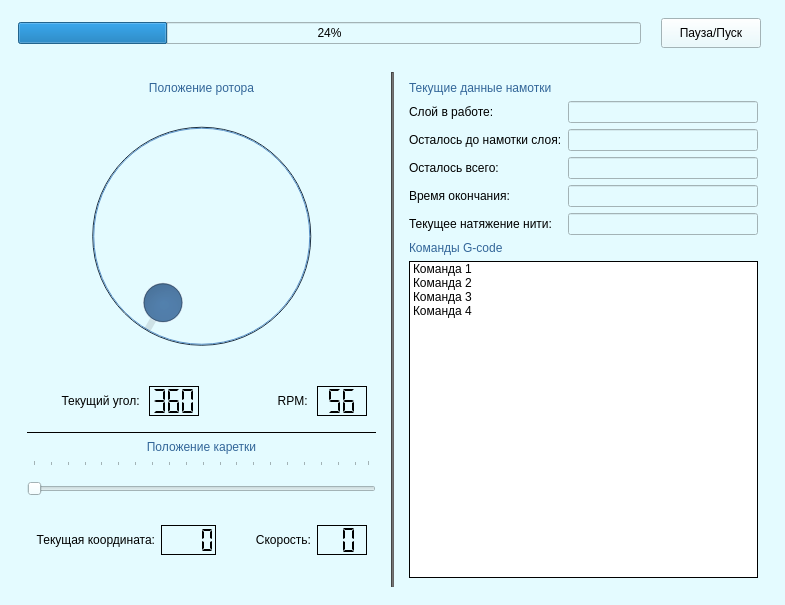
<?xml version="1.0" encoding="UTF-8"?>
<ui version="4.0">
 <class>MainWindow</class>
 <widget class="QMainWindow" name="MainWindow">
  <property name="geometry">
   <rect>
    <x>0</x>
    <y>0</y>
    <width>785</width>
    <height>605</height>
   </rect>
  </property>
  <property name="windowTitle">
   <string>MainWindow</string>
  </property>
  <property name="tabShape">
   <enum>QTabWidget::Rounded</enum>
  </property>
  <widget class="QWidget" name="mainFrame">
   <property name="styleSheet">
    <string notr="true">background-color: rgb(228, 251, 255);
color: rgb(0, 0, 0);</string>
   </property>
   <layout class="QVBoxLayout" name="mainLayout">
    <item>
     <widget class="QWidget" name="progressWidget" native="true">
      <property name="sizePolicy">
       <sizepolicy hsizetype="Preferred" vsizetype="Preferred">
        <horstretch>0</horstretch>
        <verstretch>0</verstretch>
       </sizepolicy>
      </property>
      <property name="minimumSize">
       <size>
        <width>0</width>
        <height>0</height>
       </size>
      </property>
      <layout class="QHBoxLayout" name="progressLayout">
       <property name="spacing">
        <number>20</number>
       </property>
       <property name="rightMargin">
        <number>15</number>
       </property>
       <item>
        <widget class="QProgressBar" name="progressBar">
         <property name="value">
          <number>24</number>
         </property>
        </widget>
       </item>
       <item>
        <widget class="QPushButton" name="pauseButton">
         <property name="minimumSize">
          <size>
           <width>100</width>
           <height>30</height>
          </size>
         </property>
         <property name="text">
          <string>Пауза/Пуск</string>
         </property>
        </widget>
       </item>
      </layout>
     </widget>
    </item>
    <item>
     <widget class="QFrame" name="submainFrame">
      <property name="styleSheet">
       <string notr="true">font: 75 15pt &quot;PT Mono&quot;;</string>
      </property>
      <layout class="QHBoxLayout" name="submainLayout">
       <item>
        <widget class="QWidget" name="leftWidget" native="true">
         <property name="sizePolicy">
          <sizepolicy hsizetype="Preferred" vsizetype="Preferred">
           <horstretch>0</horstretch>
           <verstretch>0</verstretch>
          </sizepolicy>
         </property>
         <layout class="QVBoxLayout" name="leftLayout">
          <item>
           <widget class="QLabel" name="rotorTitle">
            <property name="styleSheet">
             <string notr="true">color: rgb(51, 102, 153);
font: 1200  20pt &quot;Helvetica Neue&quot;;</string>
            </property>
            <property name="text">
             <string>Положение ротора</string>
            </property>
            <property name="alignment">
             <set>Qt::AlignCenter</set>
            </property>
           </widget>
          </item>
          <item>
           <widget class="QDial" name="rotorPosition">
            <property name="enabled">
             <bool>false</bool>
            </property>
            <property name="sizePolicy">
             <sizepolicy hsizetype="Expanding" vsizetype="Expanding">
              <horstretch>0</horstretch>
              <verstretch>0</verstretch>
             </sizepolicy>
            </property>
            <property name="minimumSize">
             <size>
              <width>270</width>
              <height>270</height>
             </size>
            </property>
            <property name="styleSheet">
             <string notr="true">background-color: rgb(0, 51, 102);</string>
            </property>
           </widget>
          </item>
          <item>
           <widget class="QWidget" name="rotorDataWidget" native="true">
            <property name="sizePolicy">
             <sizepolicy hsizetype="Preferred" vsizetype="Preferred">
              <horstretch>0</horstretch>
              <verstretch>0</verstretch>
             </sizepolicy>
            </property>
            <layout class="QHBoxLayout" name="rotorDataLayout">
             <item>
              <widget class="QLabel" name="currentDegreeLabel">
               <property name="styleSheet">
                <string notr="true">font: 18pt &quot;PT Mono&quot;;</string>
               </property>
               <property name="text">
                <string>Текущий угол: </string>
               </property>
               <property name="alignment">
                <set>Qt::AlignRight|Qt::AlignTrailing|Qt::AlignVCenter</set>
               </property>
              </widget>
             </item>
             <item>
              <widget class="QLCDNumber" name="currentDegreeLCD">
               <property name="sizePolicy">
                <sizepolicy hsizetype="Fixed" vsizetype="Fixed">
                 <horstretch>0</horstretch>
                 <verstretch>0</verstretch>
                </sizepolicy>
               </property>
               <property name="minimumSize">
                <size>
                 <width>50</width>
                 <height>30</height>
                </size>
               </property>
               <property name="layoutDirection">
                <enum>Qt::LeftToRight</enum>
               </property>
               <property name="frameShape">
                <enum>QFrame::Box</enum>
               </property>
               <property name="frameShadow">
                <enum>QFrame::Plain</enum>
               </property>
               <property name="digitCount">
                <number>3</number>
               </property>
               <property name="mode">
                <enum>QLCDNumber::Dec</enum>
               </property>
               <property name="segmentStyle">
                <enum>QLCDNumber::Flat</enum>
               </property>
               <property name="intValue" stdset="0">
                <number>360</number>
               </property>
              </widget>
             </item>
             <item>
              <widget class="QLabel" name="currenRPMLabel">
               <property name="styleSheet">
                <string notr="true">font: 18pt &quot;PT Mono&quot;;</string>
               </property>
               <property name="text">
                <string>RPM: </string>
               </property>
               <property name="alignment">
                <set>Qt::AlignRight|Qt::AlignTrailing|Qt::AlignVCenter</set>
               </property>
              </widget>
             </item>
             <item>
              <widget class="QLCDNumber" name="currentRPM_LCD">
               <property name="sizePolicy">
                <sizepolicy hsizetype="Fixed" vsizetype="Preferred">
                 <horstretch>0</horstretch>
                 <verstretch>0</verstretch>
                </sizepolicy>
               </property>
               <property name="minimumSize">
                <size>
                 <width>50</width>
                 <height>30</height>
                </size>
               </property>
               <property name="frameShape">
                <enum>QFrame::Box</enum>
               </property>
               <property name="frameShadow">
                <enum>QFrame::Plain</enum>
               </property>
               <property name="smallDecimalPoint">
                <bool>false</bool>
               </property>
               <property name="digitCount">
                <number>2</number>
               </property>
               <property name="segmentStyle">
                <enum>QLCDNumber::Flat</enum>
               </property>
               <property name="value" stdset="0">
                <double>56.000000000000000</double>
               </property>
              </widget>
             </item>
            </layout>
           </widget>
          </item>
          <item>
           <widget class="Line" name="rotorSliderLine">
            <property name="frameShadow">
             <enum>QFrame::Plain</enum>
            </property>
            <property name="orientation">
             <enum>Qt::Horizontal</enum>
            </property>
           </widget>
          </item>
          <item>
           <widget class="QLabel" name="sliderTitle">
            <property name="styleSheet">
             <string notr="true">color: rgb(51, 102, 153);
font: 1200  20pt &quot;Helvetica Neue&quot;;</string>
            </property>
            <property name="text">
             <string>Положение каретки</string>
            </property>
            <property name="alignment">
             <set>Qt::AlignCenter</set>
            </property>
           </widget>
          </item>
          <item>
           <spacer name="verticalSpacer_2">
            <property name="orientation">
             <enum>Qt::Vertical</enum>
            </property>
            <property name="sizeType">
             <enum>QSizePolicy::Preferred</enum>
            </property>
            <property name="sizeHint" stdset="0">
             <size>
              <width>10</width>
              <height>10</height>
             </size>
            </property>
           </spacer>
          </item>
          <item>
           <widget class="QSlider" name="sliderPosition">
            <property name="enabled">
             <bool>false</bool>
            </property>
            <property name="sizePolicy">
             <sizepolicy hsizetype="Expanding" vsizetype="Preferred">
              <horstretch>0</horstretch>
              <verstretch>0</verstretch>
             </sizepolicy>
            </property>
            <property name="minimumSize">
             <size>
              <width>0</width>
              <height>50</height>
             </size>
            </property>
            <property name="palette">
             <palette>
              <active>
               <colorrole role="WindowText">
                <brush brushstyle="SolidPattern">
                 <color alpha="255">
                  <red>0</red>
                  <green>51</green>
                  <blue>102</blue>
                 </color>
                </brush>
               </colorrole>
               <colorrole role="Button">
                <brush brushstyle="SolidPattern">
                 <color alpha="255">
                  <red>228</red>
                  <green>251</green>
                  <blue>255</blue>
                 </color>
                </brush>
               </colorrole>
               <colorrole role="Text">
                <brush brushstyle="SolidPattern">
                 <color alpha="255">
                  <red>0</red>
                  <green>51</green>
                  <blue>102</blue>
                 </color>
                </brush>
               </colorrole>
               <colorrole role="ButtonText">
                <brush brushstyle="SolidPattern">
                 <color alpha="255">
                  <red>0</red>
                  <green>51</green>
                  <blue>102</blue>
                 </color>
                </brush>
               </colorrole>
               <colorrole role="Base">
                <brush brushstyle="SolidPattern">
                 <color alpha="255">
                  <red>228</red>
                  <green>251</green>
                  <blue>255</blue>
                 </color>
                </brush>
               </colorrole>
               <colorrole role="Window">
                <brush brushstyle="SolidPattern">
                 <color alpha="255">
                  <red>228</red>
                  <green>251</green>
                  <blue>255</blue>
                 </color>
                </brush>
               </colorrole>
              </active>
              <inactive>
               <colorrole role="WindowText">
                <brush brushstyle="SolidPattern">
                 <color alpha="255">
                  <red>0</red>
                  <green>51</green>
                  <blue>102</blue>
                 </color>
                </brush>
               </colorrole>
               <colorrole role="Button">
                <brush brushstyle="SolidPattern">
                 <color alpha="255">
                  <red>228</red>
                  <green>251</green>
                  <blue>255</blue>
                 </color>
                </brush>
               </colorrole>
               <colorrole role="Text">
                <brush brushstyle="SolidPattern">
                 <color alpha="255">
                  <red>0</red>
                  <green>51</green>
                  <blue>102</blue>
                 </color>
                </brush>
               </colorrole>
               <colorrole role="ButtonText">
                <brush brushstyle="SolidPattern">
                 <color alpha="255">
                  <red>0</red>
                  <green>51</green>
                  <blue>102</blue>
                 </color>
                </brush>
               </colorrole>
               <colorrole role="Base">
                <brush brushstyle="SolidPattern">
                 <color alpha="255">
                  <red>228</red>
                  <green>251</green>
                  <blue>255</blue>
                 </color>
                </brush>
               </colorrole>
               <colorrole role="Window">
                <brush brushstyle="SolidPattern">
                 <color alpha="255">
                  <red>228</red>
                  <green>251</green>
                  <blue>255</blue>
                 </color>
                </brush>
               </colorrole>
              </inactive>
              <disabled>
               <colorrole role="WindowText">
                <brush brushstyle="SolidPattern">
                 <color alpha="255">
                  <red>0</red>
                  <green>51</green>
                  <blue>102</blue>
                 </color>
                </brush>
               </colorrole>
               <colorrole role="Button">
                <brush brushstyle="SolidPattern">
                 <color alpha="255">
                  <red>228</red>
                  <green>251</green>
                  <blue>255</blue>
                 </color>
                </brush>
               </colorrole>
               <colorrole role="Text">
                <brush brushstyle="SolidPattern">
                 <color alpha="255">
                  <red>0</red>
                  <green>51</green>
                  <blue>102</blue>
                 </color>
                </brush>
               </colorrole>
               <colorrole role="ButtonText">
                <brush brushstyle="SolidPattern">
                 <color alpha="255">
                  <red>0</red>
                  <green>51</green>
                  <blue>102</blue>
                 </color>
                </brush>
               </colorrole>
               <colorrole role="Base">
                <brush brushstyle="SolidPattern">
                 <color alpha="255">
                  <red>228</red>
                  <green>251</green>
                  <blue>255</blue>
                 </color>
                </brush>
               </colorrole>
               <colorrole role="Window">
                <brush brushstyle="SolidPattern">
                 <color alpha="255">
                  <red>228</red>
                  <green>251</green>
                  <blue>255</blue>
                 </color>
                </brush>
               </colorrole>
              </disabled>
             </palette>
            </property>
            <property name="styleSheet">
             <string notr="true">color: rgb(0, 51, 102);</string>
            </property>
            <property name="orientation">
             <enum>Qt::Horizontal</enum>
            </property>
            <property name="tickPosition">
             <enum>QSlider::TicksAbove</enum>
            </property>
            <property name="tickInterval">
             <number>5</number>
            </property>
           </widget>
          </item>
          <item>
           <widget class="QWidget" name="sliderDataWidget" native="true">
            <property name="sizePolicy">
             <sizepolicy hsizetype="Preferred" vsizetype="Preferred">
              <horstretch>0</horstretch>
              <verstretch>0</verstretch>
             </sizepolicy>
            </property>
            <layout class="QHBoxLayout" name="sliderDataLayout">
             <item>
              <widget class="QLabel" name="currentPosLabel">
               <property name="styleSheet">
                <string notr="true">font: 18pt &quot;PT Mono&quot;;
</string>
               </property>
               <property name="text">
                <string>Текущая координата:</string>
               </property>
               <property name="alignment">
                <set>Qt::AlignRight|Qt::AlignTrailing|Qt::AlignVCenter</set>
               </property>
              </widget>
             </item>
             <item>
              <widget class="QLCDNumber" name="currentPosLCD">
               <property name="sizePolicy">
                <sizepolicy hsizetype="Fixed" vsizetype="Fixed">
                 <horstretch>0</horstretch>
                 <verstretch>0</verstretch>
                </sizepolicy>
               </property>
               <property name="minimumSize">
                <size>
                 <width>50</width>
                 <height>30</height>
                </size>
               </property>
               <property name="frameShadow">
                <enum>QFrame::Plain</enum>
               </property>
               <property name="digitCount">
                <number>4</number>
               </property>
               <property name="segmentStyle">
                <enum>QLCDNumber::Flat</enum>
               </property>
              </widget>
             </item>
             <item>
              <widget class="QLabel" name="currenSpeedLabel">
               <property name="styleSheet">
                <string notr="true">font: 18pt &quot;PT Mono&quot;;</string>
               </property>
               <property name="text">
                <string>Скорость:</string>
               </property>
               <property name="alignment">
                <set>Qt::AlignRight|Qt::AlignTrailing|Qt::AlignVCenter</set>
               </property>
              </widget>
             </item>
             <item>
              <widget class="QLCDNumber" name="currenSpeedLCD">
               <property name="sizePolicy">
                <sizepolicy hsizetype="Fixed" vsizetype="Fixed">
                 <horstretch>0</horstretch>
                 <verstretch>0</verstretch>
                </sizepolicy>
               </property>
               <property name="minimumSize">
                <size>
                 <width>50</width>
                 <height>30</height>
                </size>
               </property>
               <property name="frameShadow">
                <enum>QFrame::Plain</enum>
               </property>
               <property name="digitCount">
                <number>2</number>
               </property>
               <property name="segmentStyle">
                <enum>QLCDNumber::Flat</enum>
               </property>
              </widget>
             </item>
            </layout>
           </widget>
          </item>
          <item>
           <spacer name="verticalSpacer">
            <property name="orientation">
             <enum>Qt::Vertical</enum>
            </property>
            <property name="sizeType">
             <enum>QSizePolicy::Preferred</enum>
            </property>
            <property name="sizeHint" stdset="0">
             <size>
              <width>20</width>
              <height>30</height>
             </size>
            </property>
           </spacer>
          </item>
         </layout>
        </widget>
       </item>
       <item>
        <widget class="Line" name="middleLine">
         <property name="styleSheet">
          <string notr="true">background-color: rgb(102, 102, 102);</string>
         </property>
         <property name="orientation">
          <enum>Qt::Vertical</enum>
         </property>
        </widget>
       </item>
       <item>
        <widget class="QWidget" name="rightWidget" native="true">
         <property name="sizePolicy">
          <sizepolicy hsizetype="Expanding" vsizetype="Preferred">
           <horstretch>0</horstretch>
           <verstretch>0</verstretch>
          </sizepolicy>
         </property>
         <layout class="QVBoxLayout" name="rightLayout">
          <item>
           <widget class="QLabel" name="dataTitle">
            <property name="styleSheet">
             <string notr="true">color: rgb(51, 102, 153);
font: 1200  20pt &quot;Helvetica Neue&quot;;
</string>
            </property>
            <property name="text">
             <string>Текущие данные намотки</string>
            </property>
           </widget>
          </item>
          <item>
           <layout class="QFormLayout" name="dataLayout">
            <item row="0" column="0">
             <widget class="QLabel" name="layer_NC">
              <property name="text">
               <string>Слой в работе:</string>
              </property>
             </widget>
            </item>
            <item row="1" column="0">
             <widget class="QLabel" name="layerLeftTime_NC">
              <property name="text">
               <string>Осталось до намотки слоя:</string>
              </property>
             </widget>
            </item>
            <item row="3" column="0">
             <widget class="QLabel" name="timeEnding_NC">
              <property name="text">
               <string>Время окончания:</string>
              </property>
             </widget>
            </item>
            <item row="2" column="0">
             <widget class="QLabel" name="timeLeft_NC">
              <property name="text">
               <string>Осталось всего:</string>
              </property>
             </widget>
            </item>
            <item row="4" column="0">
             <widget class="QLabel" name="force_NC">
              <property name="text">
               <string>Текущее натяжение нити:</string>
              </property>
             </widget>
            </item>
            <item row="0" column="1">
             <widget class="QLineEdit" name="layer_C"/>
            </item>
            <item row="1" column="1">
             <widget class="QLineEdit" name="layerLeftTime_C"/>
            </item>
            <item row="2" column="1">
             <widget class="QLineEdit" name="timeLeft_C"/>
            </item>
            <item row="4" column="1">
             <widget class="QLineEdit" name="force_C"/>
            </item>
            <item row="3" column="1">
             <widget class="QLineEdit" name="timeEnding_C"/>
            </item>
           </layout>
          </item>
          <item>
           <widget class="QLabel" name="commandsTitle">
            <property name="styleSheet">
             <string notr="true">color: rgb(51, 102, 153);
font: 1200  20pt &quot;Helvetica Neue&quot;;

</string>
            </property>
            <property name="text">
             <string>Команды G-code</string>
            </property>
           </widget>
          </item>
          <item>
           <widget class="QListWidget" name="listWidget">
            <property name="styleSheet">
             <string notr="true">background-color: rgb(255, 255, 255);</string>
            </property>
            <property name="frameShape">
             <enum>QFrame::Box</enum>
            </property>
            <property name="frameShadow">
             <enum>QFrame::Plain</enum>
            </property>
            <property name="editTriggers">
             <set>QAbstractItemView::NoEditTriggers</set>
            </property>
            <property name="showDropIndicator" stdset="0">
             <bool>false</bool>
            </property>
            <property name="alternatingRowColors">
             <bool>false</bool>
            </property>
            <property name="movement">
             <enum>QListView::Static</enum>
            </property>
            <property name="flow">
             <enum>QListView::TopToBottom</enum>
            </property>
            <property name="layoutMode">
             <enum>QListView::SinglePass</enum>
            </property>
            <property name="modelColumn">
             <number>0</number>
            </property>
            <property name="uniformItemSizes">
             <bool>false</bool>
            </property>
            <property name="selectionRectVisible">
             <bool>false</bool>
            </property>
            <item>
             <property name="text">
              <string>Команда 1</string>
             </property>
            </item>
            <item>
             <property name="text">
              <string>Команда 2</string>
             </property>
            </item>
            <item>
             <property name="text">
              <string>Команда 3</string>
             </property>
            </item>
            <item>
             <property name="text">
              <string>Команда 4</string>
             </property>
            </item>
           </widget>
          </item>
         </layout>
        </widget>
       </item>
      </layout>
     </widget>
    </item>
   </layout>
  </widget>
 </widget>
 <resources/>
 <connections/>
</ui>
